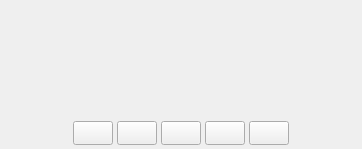
<?xml version="1.0" encoding="UTF-8"?>
<ui version="4.0">
 <class>DevicePanel</class>
 <widget class="QWidget" name="DevicePanel">
  <property name="geometry">
   <rect>
    <x>0</x>
    <y>0</y>
    <width>362</width>
    <height>149</height>
   </rect>
  </property>
  <property name="windowTitle">
   <string>Form</string>
  </property>
  <property name="styleSheet">
   <string notr="true"/>
  </property>
  <layout class="QVBoxLayout" name="verticalLayout">
   <property name="spacing">
    <number>20</number>
   </property>
   <property name="leftMargin">
    <number>24</number>
   </property>
   <property name="topMargin">
    <number>20</number>
   </property>
   <property name="rightMargin">
    <number>24</number>
   </property>
   <property name="bottomMargin">
    <number>0</number>
   </property>
   <item>
    <widget class="DevicePanelWidget" name="contain" native="true">
     <property name="sizePolicy">
      <sizepolicy hsizetype="Preferred" vsizetype="Expanding">
       <horstretch>0</horstretch>
       <verstretch>0</verstretch>
      </sizepolicy>
     </property>
     <layout class="QHBoxLayout" name="horizontalLayout_4">
      <property name="spacing">
       <number>0</number>
      </property>
      <property name="leftMargin">
       <number>0</number>
      </property>
      <property name="topMargin">
       <number>0</number>
      </property>
      <property name="rightMargin">
       <number>0</number>
      </property>
      <property name="bottomMargin">
       <number>0</number>
      </property>
     </layout>
    </widget>
   </item>
   <item>
    <widget class="QWidget" name="btns_widget" native="true">
     <property name="autoFillBackground">
      <bool>false</bool>
     </property>
     <layout class="QHBoxLayout" name="horizontalLayout">
      <property name="spacing">
       <number>0</number>
      </property>
      <property name="leftMargin">
       <number>0</number>
      </property>
      <property name="topMargin">
       <number>0</number>
      </property>
      <property name="rightMargin">
       <number>0</number>
      </property>
      <property name="bottomMargin">
       <number>0</number>
      </property>
      <item>
       <layout class="QHBoxLayout" name="horizontalLayout_2">
        <property name="spacing">
         <number>4</number>
        </property>
        <property name="sizeConstraint">
         <enum>QLayout::SetDefaultConstraint</enum>
        </property>
        <property name="bottomMargin">
         <number>4</number>
        </property>
        <item>
         <spacer name="horizontalSpacer_3">
          <property name="orientation">
           <enum>Qt::Horizontal</enum>
          </property>
          <property name="sizeHint" stdset="0">
           <size>
            <width>40</width>
            <height>20</height>
           </size>
          </property>
         </spacer>
        </item>
        <item>
         <widget class="QPushButton" name="pushButton_left">
          <property name="minimumSize">
           <size>
            <width>40</width>
            <height>24</height>
           </size>
          </property>
          <property name="maximumSize">
           <size>
            <width>40</width>
            <height>24</height>
           </size>
          </property>
          <property name="toolTip">
           <string>Rotate left 90 degrees</string>
          </property>
          <property name="accessibleName">
           <string>ButtonLeft</string>
          </property>
          <property name="styleSheet">
           <string notr="true"/>
          </property>
          <property name="text">
           <string/>
          </property>
          <property name="iconSize">
           <size>
            <width>40</width>
            <height>24</height>
           </size>
          </property>
         </widget>
        </item>
        <item>
         <widget class="QPushButton" name="pushButton_right">
          <property name="minimumSize">
           <size>
            <width>40</width>
            <height>24</height>
           </size>
          </property>
          <property name="maximumSize">
           <size>
            <width>40</width>
            <height>24</height>
           </size>
          </property>
          <property name="toolTip">
           <string>Rotate right 90 degrees</string>
          </property>
          <property name="accessibleName">
           <string>ButtonRight</string>
          </property>
          <property name="styleSheet">
           <string notr="true"/>
          </property>
          <property name="text">
           <string/>
          </property>
          <property name="iconSize">
           <size>
            <width>40</width>
            <height>24</height>
           </size>
          </property>
         </widget>
        </item>
        <item>
         <widget class="QPushButton" name="pushButton_horizontal">
          <property name="minimumSize">
           <size>
            <width>40</width>
            <height>24</height>
           </size>
          </property>
          <property name="maximumSize">
           <size>
            <width>40</width>
            <height>24</height>
           </size>
          </property>
          <property name="toolTip">
           <string>Turn left and right</string>
          </property>
          <property name="accessibleName">
           <string>ButtonHorizontal</string>
          </property>
          <property name="styleSheet">
           <string notr="true"/>
          </property>
          <property name="text">
           <string/>
          </property>
          <property name="iconSize">
           <size>
            <width>40</width>
            <height>24</height>
           </size>
          </property>
          <property name="checkable">
           <bool>true</bool>
          </property>
         </widget>
        </item>
        <item>
         <widget class="QPushButton" name="pushButton_vertical">
          <property name="minimumSize">
           <size>
            <width>40</width>
            <height>24</height>
           </size>
          </property>
          <property name="maximumSize">
           <size>
            <width>40</width>
            <height>24</height>
           </size>
          </property>
          <property name="toolTip">
           <string>upside down</string>
          </property>
          <property name="accessibleName">
           <string>ButtonVertical</string>
          </property>
          <property name="styleSheet">
           <string notr="true"/>
          </property>
          <property name="text">
           <string/>
          </property>
          <property name="iconSize">
           <size>
            <width>40</width>
            <height>24</height>
           </size>
          </property>
          <property name="checkable">
           <bool>true</bool>
          </property>
         </widget>
        </item>
        <item>
         <widget class="QPushButton" name="pushButton_identifying">
          <property name="minimumSize">
           <size>
            <width>40</width>
            <height>24</height>
           </size>
          </property>
          <property name="maximumSize">
           <size>
            <width>40</width>
            <height>24</height>
           </size>
          </property>
          <property name="toolTip">
           <string>Identification display</string>
          </property>
          <property name="accessibleName">
           <string>ButtonIdentifying</string>
          </property>
          <property name="styleSheet">
           <string notr="true"/>
          </property>
          <property name="text">
           <string/>
          </property>
          <property name="iconSize">
           <size>
            <width>40</width>
            <height>24</height>
           </size>
          </property>
         </widget>
        </item>
        <item>
         <spacer name="horizontalSpacer_4">
          <property name="orientation">
           <enum>Qt::Horizontal</enum>
          </property>
          <property name="sizeHint" stdset="0">
           <size>
            <width>40</width>
            <height>20</height>
           </size>
          </property>
         </spacer>
        </item>
       </layout>
      </item>
     </layout>
    </widget>
   </item>
  </layout>
 </widget>
 <customwidgets>
  <customwidget>
   <class>QPushButton</class>
   <extends>QPushButton</extends>
   <header location="global">kiran-icon-pushbutton/kiran-icon-pushbutton.h</header>
  </customwidget>
  <customwidget>
   <class>DevicePanelWidget</class>
   <extends>QWidget</extends>
   <header location="global">device-panel-widget.h</header>
   <container>1</container>
  </customwidget>
 </customwidgets>
 <resources/>
 <connections/>
</ui>
